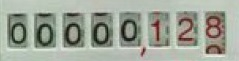
#> input picture test2.jpg, 239 x 61 px
$ python testOpenCV.py
#> lines starting #> are read from the running program, lines starting #| are printed output that depends on the picture
import cv2
import pytesseract

image = cv2.imread('test2.jpg')
#> image is the input picture: shape (61, 239, 3); mean B, G, R 152.4, 164.9, 158.8
height, width, _ = image.shape
#> height = 61; width = 239
gray = cv2.cvtColor(image, cv2.COLOR_BGR2GRAY)
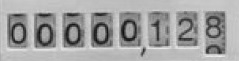
#> gray: shape (61, 239); min 12, max 238, mean 161.6
thresh = cv2.threshold(gray, 0, 255, cv2.THRESH_BINARY)[1]
#> thresh: shape (61, 239); every value is 255

cv2.imshow('test', thresh)

cv2.waitKey()

$ run again, with test3.jpg copied over test2.jpg
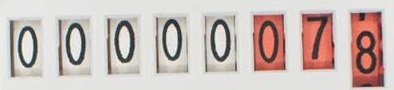
#> input picture test3.jpg, 394 x 90 px
#> image is the input picture: shape (90, 394, 3); mean B, G, R 183.5, 188.1, 201.7
#> `gray = cv2.cvtColor(image, cv2.COLOR_BGR2GRAY)`:
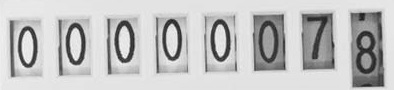
#> gray: shape (90, 394); min 27, max 252, mean 191.6
#> thresh: shape (90, 394); every value is 255

$ run again, with test4.jpg copied over test2.jpg
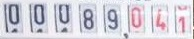
#> input picture test4.jpg, 194 x 39 px
#> image is the input picture: shape (39, 194, 3); mean B, G, R 218.6, 208.8, 211.1
#> `gray = cv2.cvtColor(image, cv2.COLOR_BGR2GRAY)`:
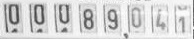
#> gray: shape (39, 194); min 65, max 255, mean 210.6
#> thresh: shape (39, 194); every value is 255
